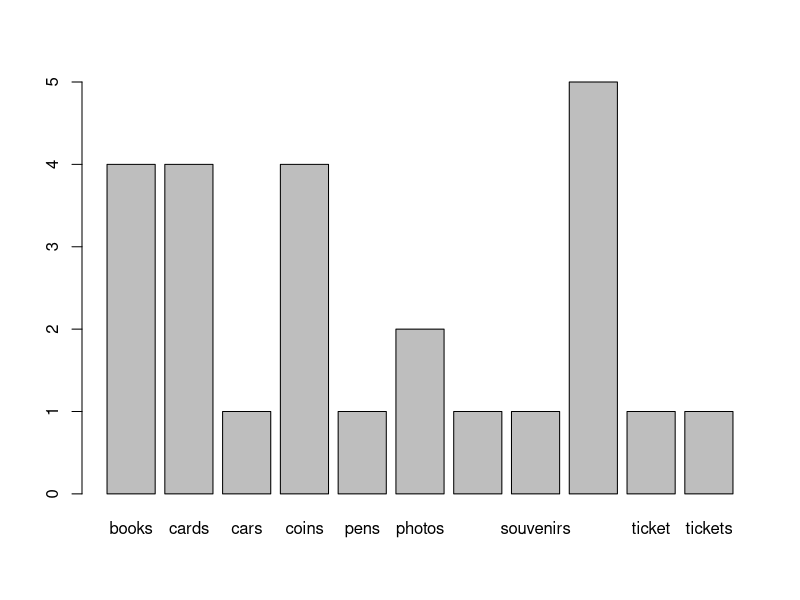
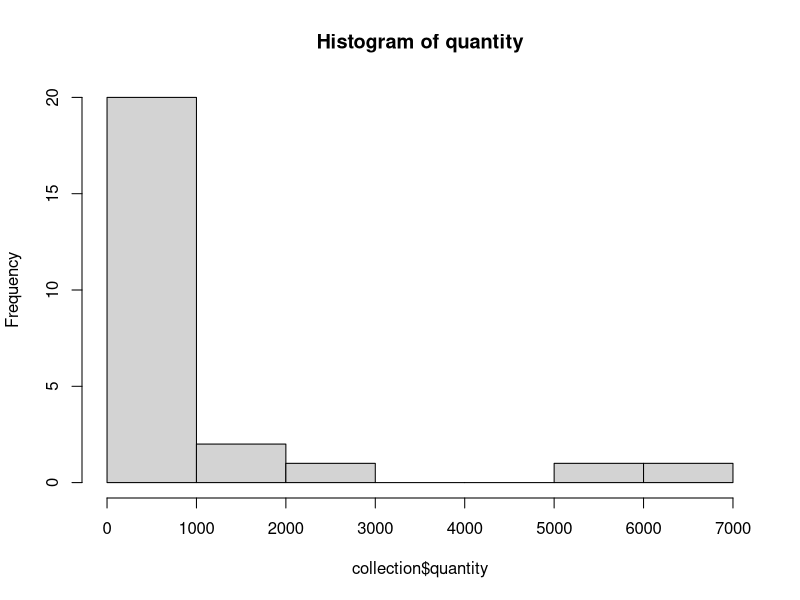
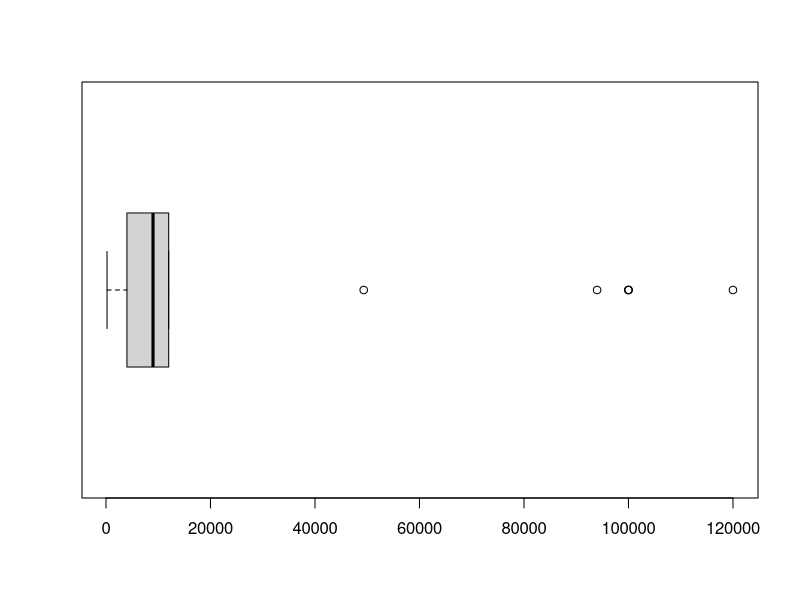
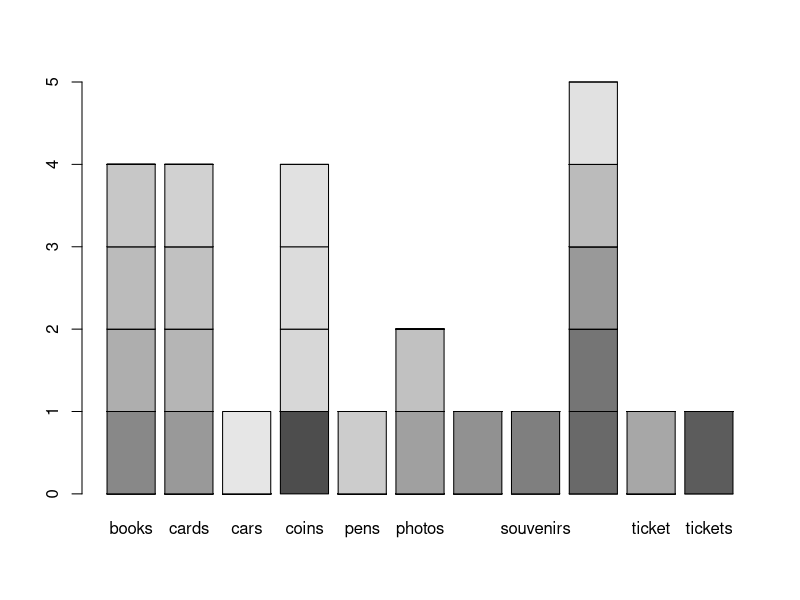
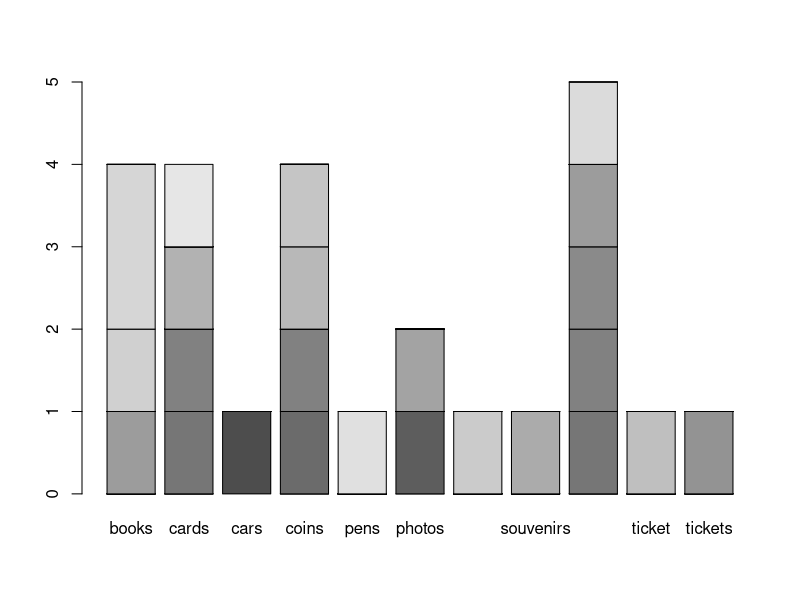
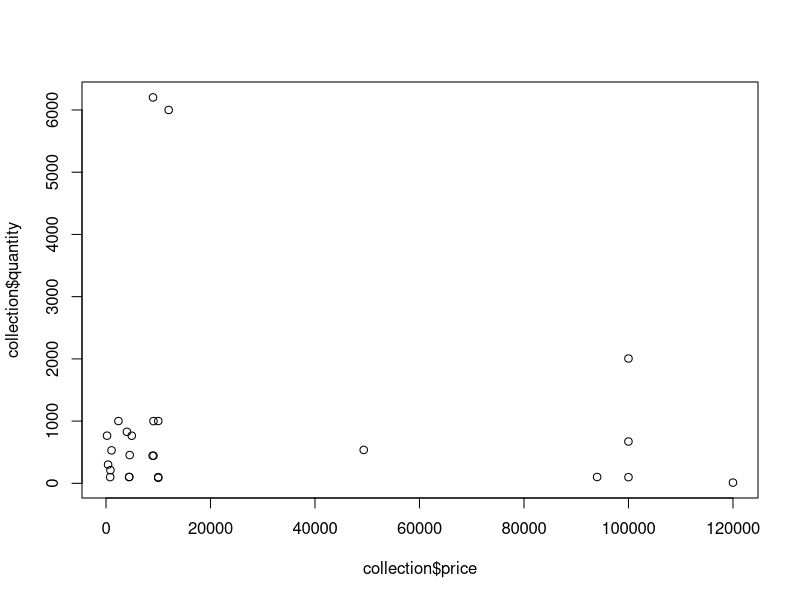

Reproduce these figures in R, in order.
items=c("cards","stamps","photos","pens","cars","ticket","cards","books","books","stamps","coins","photos","tickets","coins","coins","books","stamps","coins","books","stamps","cards","souvenirs","socks","stamps","cards") 
quantity=c(100,212,454,6000,12,765,537,1000,1001,444,99,89,301,672,102,444,100,766,1001,102,102,530,828,2006,6202)
price=c(10000,848,4540,12000,120000,4932,49327,9090,2377,9090,100000,10000,400,99993,93999,8929,800,200,10001,4440,4440,1060,4006,100000,9000)
collection=data.frame(items,quantity,price) 
fivenum(collection$quantity)
mean(collection$quantity)
sd(collection$quantity)
fivenum(collection$price)
sd(collection$price)
barplot(table(collection$items))
hist(collection$quantity,main="Histogram of quantity")
boxplot(collection$price,horizontal=T)
barplot(table(collection$price,collection$items))
barplot(table(collection$quantity,collection$items))
plot(collection$price,collection$quantity) 
collection[quantity==max(quantity),]
collection[price==max(price),]
